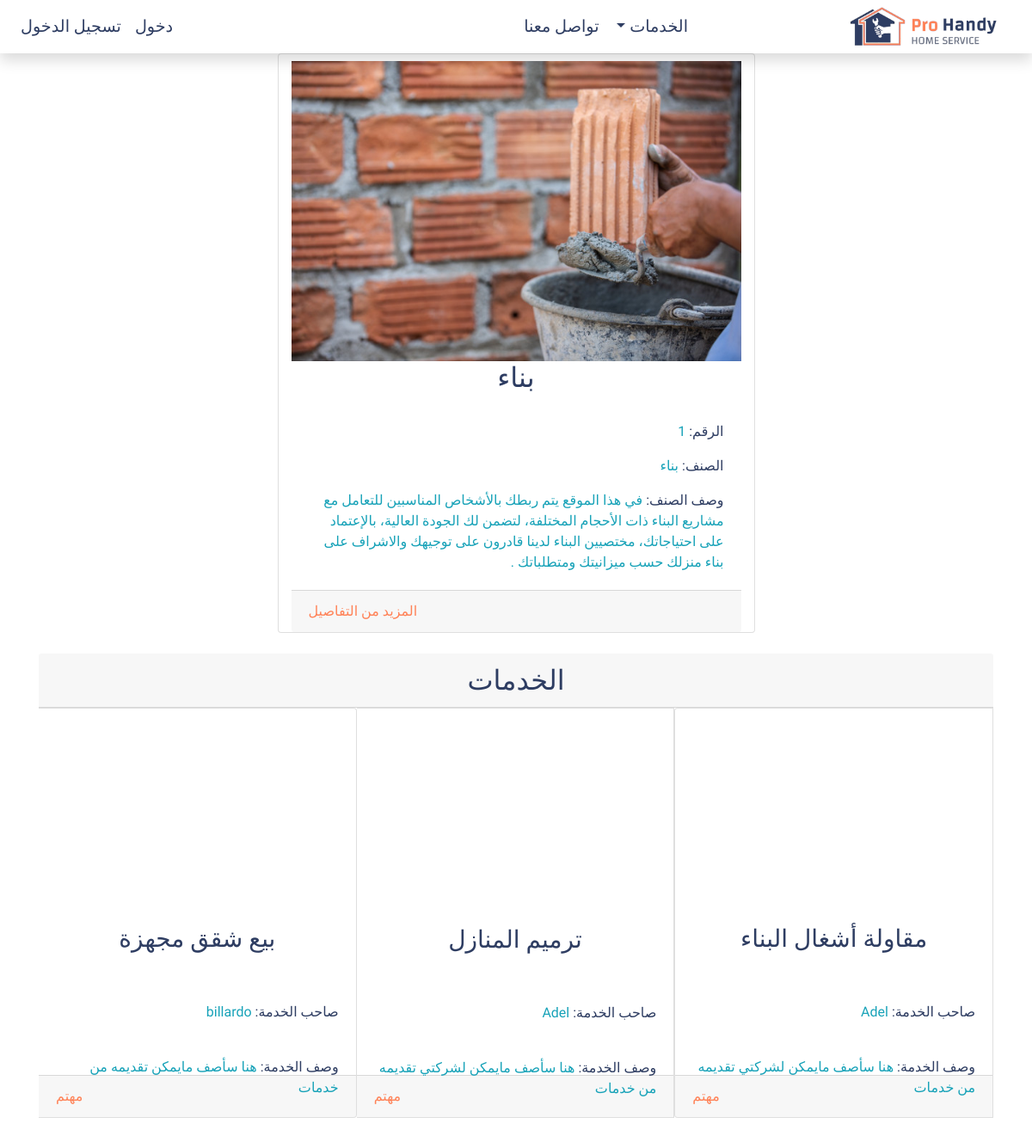
Page /category/1 on the committed database.
### application/models.py (models this page shows, shortened)
class Category(db.Model):
    id = db.Column(db.Integer, primary_key=True)
    category_name = db.Column(db.String(20), unique=True, nullable=False)
    description = db.Column(db.Text)
    image_file = db.Column(db.String(20), nullable=False, default='category.svg')
    services = db.relationship('Service', cascade="all, delete", backref='parent', lazy=True)

class Service(db.Model):
    id = db.Column(db.Integer, primary_key=True)
    service_name = db.Column(db.String(20), unique=True, nullable=False)
    description = db.Column(db.Text)
    image_file = db.Column(db.String(20), nullable=False, default='profile.svg')
    user_id = db.Column(db.Integer, db.ForeignKey('user.id'), nullable=False)
    category_id = db.Column(db.Integer, db.ForeignKey('category.id'), nullable=False)
    requests = db.relationship('ServiceRequest', cascade="all, delete", backref='requested', lazy=True)

class User(db.Model, UserMixin):
    id = db.Column(db.Integer, primary_key=True)
    username = db.Column(db.String(20), unique=True, nullable=False)
    full_name = db.Column(db.String(64), default='no full name')
    email = db.Column(db.String(120), unique=True, nullable=False)
    user_type = db.Column(db.String(20))
    image_file = db.Column(db.String(20), nullable=False, default='profile.png')
    password = db.Column(db.String(64), nullable=False)
    services = db.relationship('Service', backref='owner', lazy=True)
    created_at = db.Column(db.DateTime, nullable=False, default=datetime.utcnow)
    last_login = db.Column(db.DateTime)
    is_active = db.Column(db.Boolean, default=False)
    is_connected = db.Column(db.Boolean, default=False)
    address_first_line = db.Column(db.String(64), default='')
    address_second_line = db.Column(db.String(64), default='')
    city = db.Column(db.String(20), default='')
    phone_number = db.Column(db.String(14), default='')
    lat = db.Column(db.Float(20))
    lon = db.Column(db.Float(20))
    requests = db.relationship('ServiceRequest', cascade="all, delete", backref='client', lazy=True)
    request_messages = db.relationship('ServiceRequestMessages', cascade="all, delete", backref='message_sender', lazy=True)
    notifications = db.relationship('Notification', cascade="all, delete", backref='user_notified', lazy=True)

### application/routes.py (the view)
@app.route('/category/<int:id>')
def category_details(id):
    categories = Category.query.all()
    category = Category.query.get_or_404(id)
    return render_template('category.html', categories=categories, category=category)

### application/templates/category.html
{% extends 'base.html' %}
{% block main %}
    <section class="container row mx-auto">
        <div class="card col-lg-6 mx-auto">
            <div class="hover-effect">
                <img data-aos="fade" class="card-img-top pt-2" src="{{ url_for('static', filename='img/categories/'+category.image_file) }}">
            </div>
            <h2 class="card-title text-center">{{ category.category_name }}</h2>
                <div class="card-body text-right">
                    <p data-aos="slide-up" class="card-text">الرقم: <span class="text-info">{{ category.id }}</span></p>
                    <p data-aos="slide-up" class="card-text">الصنف: <span class="text-info">{{ category.category_name }}</span></p>
                    <p data-aos="slide-up" class="card-text">وصف الصنف: <span class="text-info">{{ category.description }}</span></p>
                </div>
                <div data-aos="fade-up" class="card-footer">
                    {% if current_user.user_type == 'admin' %}
                        <a class="card-link left" href="{{ url_for('update_category', id=category.id) }}">تعديل</a>
                    {% else %}
                        <a class="card-link left" href="#services">المزيد من التفاصيل</a>
                    {% endif %}
                </div>
        </div>
    </section>
    <section class="container pt-4">
        <h2 id="services" class="card-header text-center">الخدمات</h2>
        <div class="card-group">
            {% for service in category.services %}
                <div class="card">
                    <div class="hover-effect">
                        <img data-aos="flip-down" class="card-img-top p-2" src="{{ url_for('static', filename='img/services/'+service.image_file) }}">
                    </div>
                    <h3 class="card-title text-center">{{ service.service_name }}</h3>
                <div class="card-body text-right">
                    <p data-aos="slide-up" class="card-text">صاحب الخدمة: <span class="text-info">{{ service.owner.username }}</span></p>
                    <p data-aos="slide-up" class="card-text">وصف الخدمة: <span class="text-info">{{ service.description }}</span></p>
                </div>
                <div class="card-footer">
                    <a href="{{ url_for('service_details', id=service.id) }}">مهتم</a>
                </div>
                </div>
            {% endfor %}
        </div>
    </section>
{% endblock %}

### application/static/css/styles.css (style rules this page uses)
html { height: 100%; }
body { font-family: 'Changa', serif; color: #2e3d62; min-height: 100%; position: relative; padding: 0; }
body::after { content: ''; display: block; height: 50px; }
.text-primary, a { color: #ff8257; }
.hover-effect { position:relative; overflow:hidden; }
.hover-effect::before, .hover-effect::after { content:""; background:#fff; height:0; width:0; z-index:1; position:absolute; -webkit-transition-duration:1.3s; -o-transition-duration:1.3s; transition-duration:1.3s; }
.hover-effect::after { bottom:0; opacity:.7; left:0; }
.hover-effect::before { right:0; opacity:1; top:0 }

### rows in the picture
Category: image_file (picture), category_name "بناء", id "1", description "في هذا الموقع يتم ربطك بالأشخاص المناسبين للتعامل مع مشاريع البناء ذات الأحجام المختلفة، لتضمن لك الجودة العالية، بالإعتماد على احتياجاتك، مختصيين البناء لدينا قادرون على توجيهك والاشراف على بناء منزلك حسب ميزانيتك ومتطلباتك ."
Service: image_file (picture), service_name "مقاولة أشغال البناء", owner.username "Adel", description "هنا سأصف مايمكن لشركتي تقديمه من خدمات"
Service: image_file (picture), service_name "ترميم المنازل", owner.username "Adel", description "هنا سأصف مايمكن لشركتي تقديمه من خدمات"
Service: image_file (picture), service_name "بيع شقق مجهزة", owner.username "billardo", description "هنا سأصف مايمكن تقديمه من خدمات"
